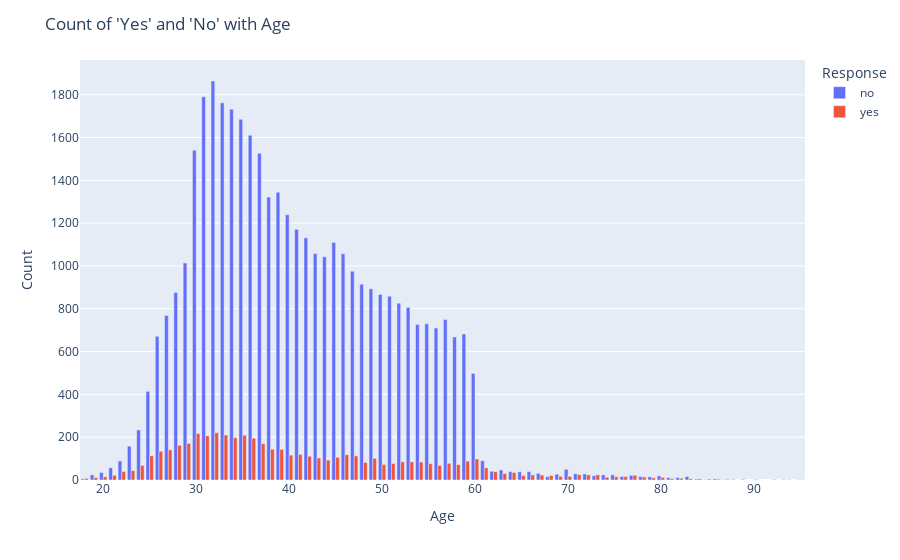

The notebook cell saved with this chart:
### Markdown cell above
## Counts of "yes" and "no" with "age"

### Code cell
import plotly.express as px

# plt.figure(figsize=(15, 6))
# sns.countplot(data=df.head(20), x='age', hue='y')

# plt.title('Counts of "yes" and "no" with "age"')
# plt.xlabel('Age')
# plt.ylabel('Count')

# plt.show()

age_df = df[['age', 'y']].value_counts().reset_index()

age_df.columns = ['age', 'y', 'count']

fig = px.bar(age_df, x='age', y='count', color='y', barmode='group')

fig.update_layout(
    title="Count of 'Yes' and 'No' with Age",
    xaxis_title="Age",
    yaxis_title="Count",
    legend_title="Response"
)

fig.show()

### Figure 1 — Plotly figure (JSON) as saved in the notebook; plotly's stock layout.template omitted (floating-point values rounded to 4 significant figures)
{"data": [{"alignmentgroup": "True", "hovertemplate": "y=no<br>age=%{x}<br>count=%{y}<extra></extra>", "legendgroup": "no", "marker": {"color": "#636efa", "pattern": {"shape": ""}}, "name": "no", "offsetgroup": "no", "orientation": "v", "showlegend": true, "textposition": "auto", "type": "bar", "x": [32, 31, 33, 34, 35, 36, 30, 37, 39, 38, 40, 41, 42, 45, 43, 46, 44, 29, 47, 48, 49, 28, 50, 51, 52, 53, 27, 57, 55, 54, 56, 59, 26, 58, 60, 25, 24, 23, 61, 22, 21, 70, 63, 62, 66, 64, 65, 20, 67, 71, 72, 69, 75, 74, 19, 77, 73, 80, 83, 78, 76, 68, 79, 82, 81, 86, 18, 84, 89, 88, 85, 87, 94, 95], "xaxis": "x", "y": [1864, 1790, 1762, 1732, 1685, 1611, 1540, 1526, 1344, 1322, 1239, 1171, 1131, 1110, 1058, 1057, 1043, 1014, 975, 915, 893, 876, 867, 859, 826, 806, 768, 750, 730, 727, 710, 682, 671, 668, 498, 414, 234, 158, 90, 89, 57, 50, 47, 41, 39, 39, 38, 35, 31, 29, 28, 27, 24, 24, 24, 22, 20, 19, 16, 16, 16, 15, 15, 11, 11, 5, 5, 4, 3, 2, 1, 1, 1, 1], "yaxis": "y"}, {"alignmentgroup": "True", "hovertemplate": "y=yes<br>age=%{x}<br>count=%{y}<extra></extra>", "legendgroup": "yes", "marker": {"color": "#EF553B", "pattern": {"shape": ""}}, "name": "yes", "offsetgroup": "yes", "orientation": "v", "showlegend": true, "textposition": "auto", "type": "bar", "x": [32, 30, 33, 35, 31, 34, 36, 29, 37, 28, 38, 39, 27, 26, 41, 46, 40, 47, 25, 42, 45, 43, 49, 60, 44, 59, 52, 53, 54, 48, 57, 51, 55, 58, 50, 24, 56, 61, 23, 22, 62, 64, 63, 71, 73, 72, 66, 67, 21, 77, 65, 68, 69, 70, 76, 20, 75, 78, 74, 80, 19, 79, 82, 18, 81, 83, 84, 85, 86, 87, 90, 92, 93, 95], "xaxis": "x", "y": [221, 217, 210, 209, 206, 198, 195, 171, 170, 162, 144, 143, 141, 134, 120, 118, 116, 113, 113, 111, 106, 103, 101, 98, 93, 88, 85, 85, 84, 82, 78, 77, 76, 72, 72, 68, 68, 57, 44, 40, 39, 35, 30, 25, 24, 24, 24, 23, 22, 22, 21, 21, 17, 17, 16, 15, 15, 14, 13, 12, 11, 10, 8, 7, 6, 6, 5, 4, 4, 3, 2, 2, 2, 1], "yaxis": "y"}], "layout": {"barmode": "group", "legend": {"title": {"text": "Response"}, "tracegroupgap": 0}, "margin": {"t": 60}, "title": {"text": "Count of 'Yes' and 'No' with Age"}, "xaxis": {"anchor": "y", "domain": [0, 1], "title": {"text": "Age"}}, "yaxis": {"anchor": "x", "domain": [0, 1], "title": {"text": "Count"}}}}
